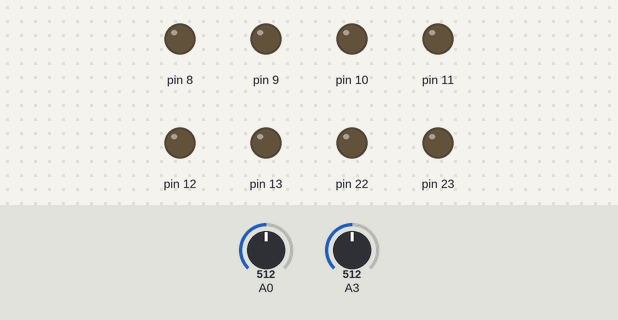
This sketch was run on a simulated Arduino Uno, built with avr-gcc and run on an emulated ATmega328P. Parts: output pins drawn as LEDs (lit = HIGH). Inputs (shaded band) come from the test bench; at power-on: A3 = 512, A0 = 512.

Above: at 0.8 s.
0.9 s: A3 set to 524
At 1.6 s:
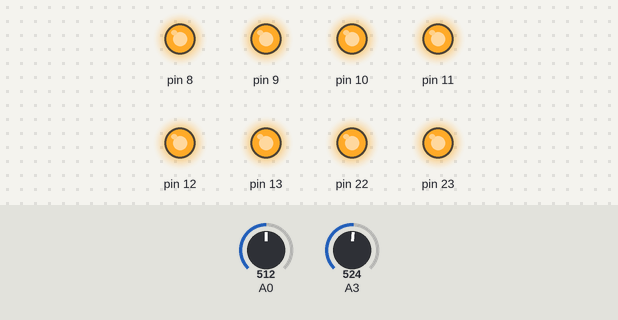
2.4 s: A3 set to 511
At 2.8 s:
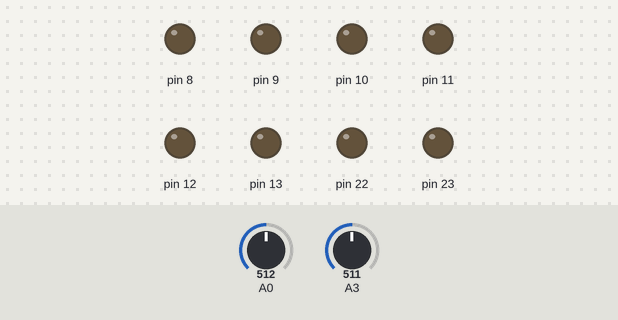
3.9 s: A3 set to 716
At 5.1 s:
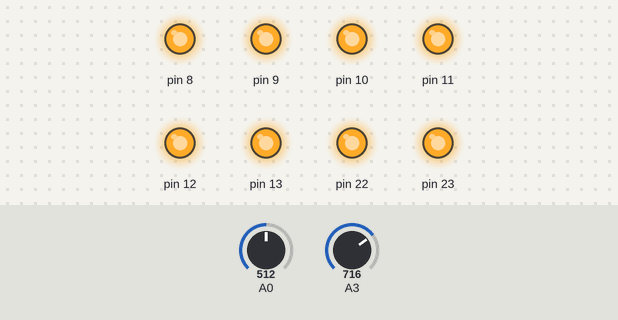
Timing chart, 0 to 6.9 s (numbered marks = the images above; inputs shaded):
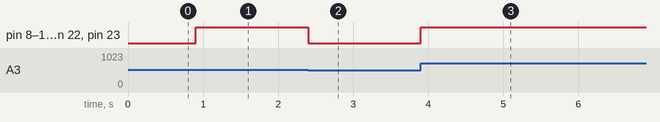

The sketch:

Lab5-NightLight.ino
```cpp
// Quick and dirty adjustable-threshold night-light.
// ------- Preamble -------- //
#include <avr/io.h>
#include <util/delay.h>
#include "pinDefines.h"
uint16_t readADC(uint8_t channel) {
ADMUX = (0xf0 & ADMUX) | channel;
ADCSRA |= (1 << ADSC);
loop_until_bit_is_clear(ADCSRA, ADSC);
return (ADC);
}
int main(void) {
// -------- Inits --------- //
uint16_t lightThreshold;
uint16_t sensorValue;
// Set up ADC
ADMUX |= (1 << REFS0); /* reference voltage on AVCC */
ADCSRA |= (1 << ADPS1) | (1 << ADPS0); /* ADC clock prescaler /8 */
ADCSRA |= (1 << ADEN); /* enable ADC */
LED_DDR = 0xff;
// ------ Event loop ------ //
while (1) {
lightThreshold = readADC(POT);
sensorValue = readADC(LIGHT_SENSOR);
if (sensorValue < lightThreshold) {
LED_PORT = 0xff;
}
else {
LED_PORT = 0x00;
}
} /* End event loop */
return (0); /* This line is never reached */
}
```

Measured:
- the behaviour switches between 512 and 513 on A3 (found by bisection; images 0 and 1)
- after the input at 0.9 s, pin 8–13, pin 22, pin 23: LOW → HIGH at once
- after the input at 2.4 s, pin 8–13, pin 22, pin 23: HIGH → LOW at once
- after the input at 3.9 s, pin 8–13, pin 22, pin 23: LOW → HIGH at once
